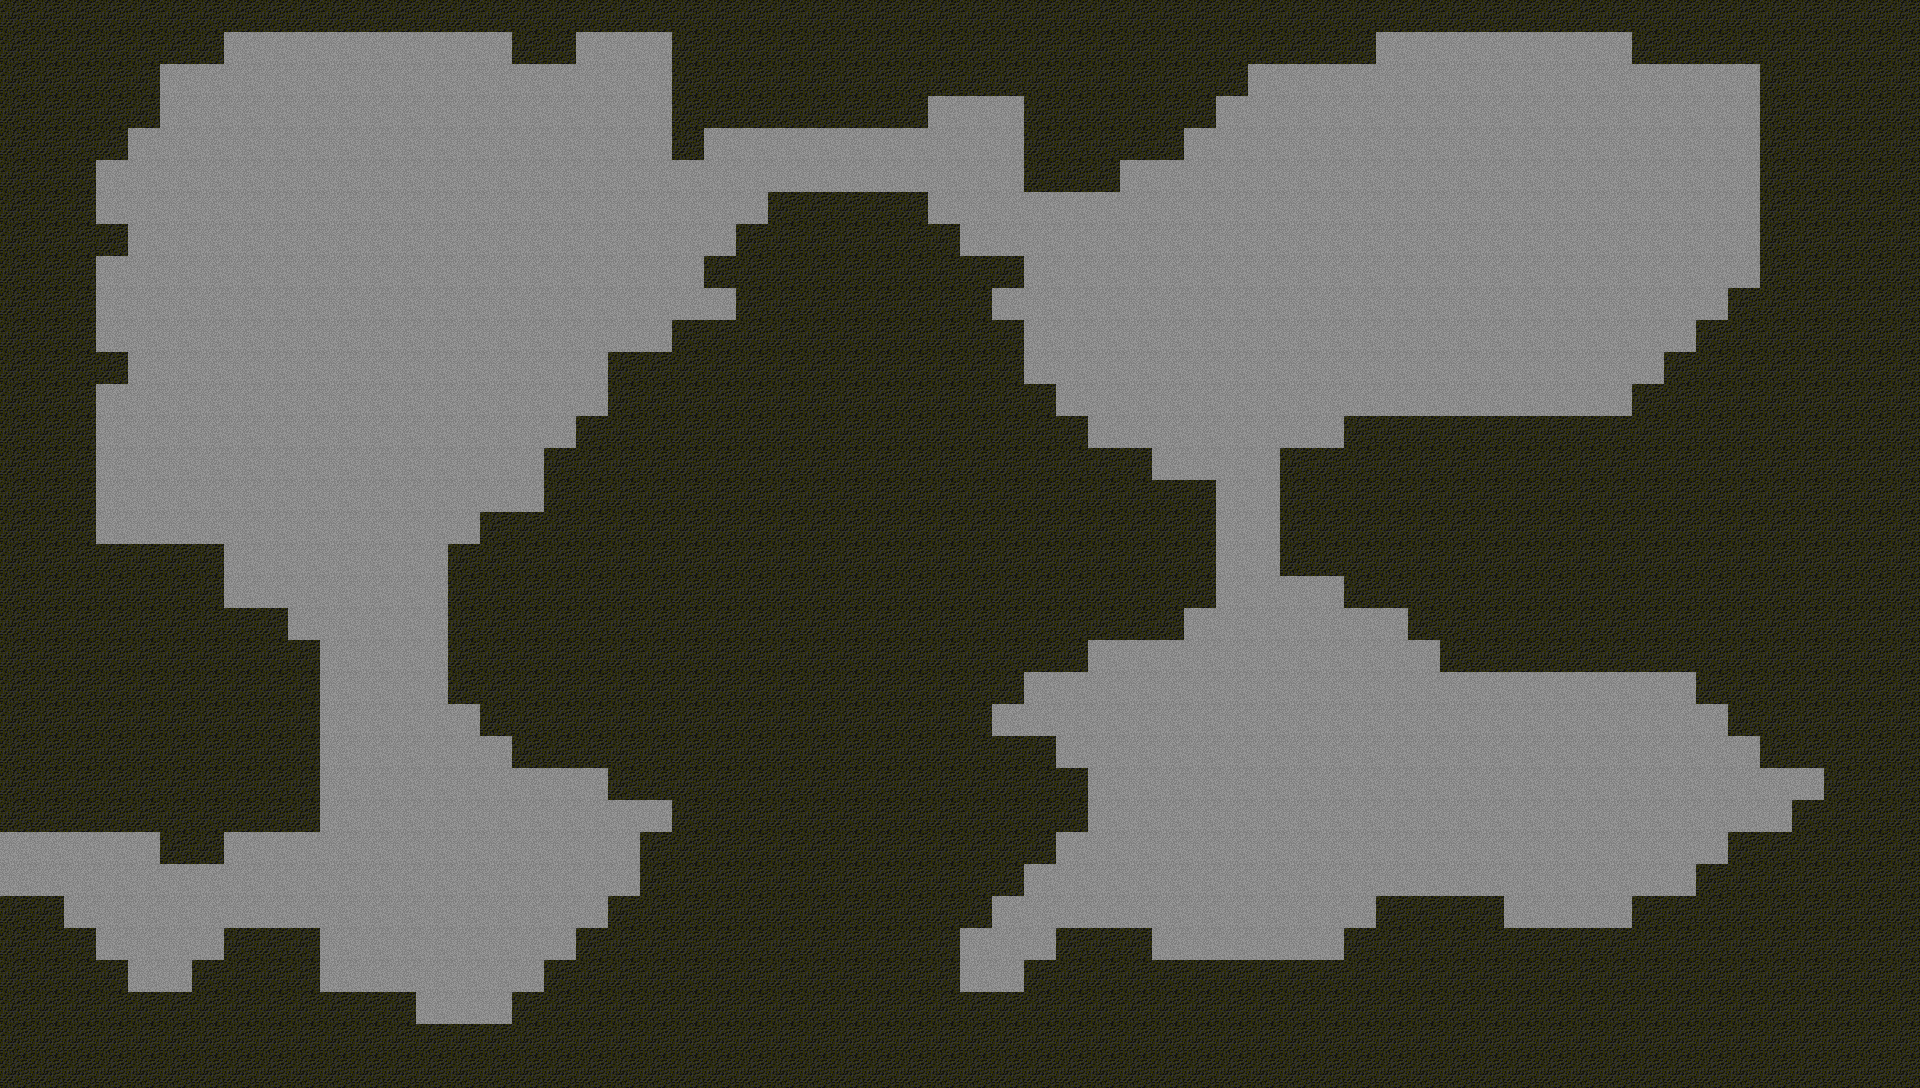

A 2D game scene composited from a Tiled map and its tileset images. What follows is a short description and the map's XML, with each tile layer's data collapsed to a summary:
An orthogonal 60x34 tile map with 32x32 px tiles, 2 tile layers (Base, Decorations), 7 tilesets and 14 objects (14x Enemy).

<map version="1.0" orientation="orthogonal" width="60" height="34" tilewidth="32" tileheight="32">
 <tileset firstgid="1" source="../tilesets/Dungeon 1.tsx" />
 <tileset firstgid="91" source="../tilesets/Dungeon 2.tsx" />
 <tileset firstgid="235" source="../tilesets/Dungeon 3.tsx" />
 <tileset firstgid="352" source="../tilesets/Dungeon 4.tsx" />
 <tileset firstgid="523" source="../tilesets/Overworld 1.tsx" />
 <tileset firstgid="651" source="../tilesets/Overworld 2.tsx" />
 <tileset firstgid="787" source="../tilesets/Overworld 3.tsx" />
 <layer name="Base" width="60" height="34">
  <data>[2040 cells, 2040 non-empty, 1 distinct tile ids]</data>
 </layer>
 <layer name="Decorations" width="60" height="34">
  <data>[2040 cells, 1162 non-empty, 1 distinct tile ids]</data>
 </layer>
 <objectgroup name="Objects" width="60" height="34">
  <object name="Zombie" type="Enemy" x="291" y="355" width="32" height="32" />
  <object name="Zombie" type="Enemy" x="511" y="172" width="32" height="32" />
  <object name="Zombie" type="Enemy" x="1286" y="232" width="32" height="32" />
  <object name="Zombie" type="Enemy" x="1575" y="156" width="32" height="32" />
  <object name="Zombie" type="Enemy" x="1238" y="768" width="32" height="32" />
  <object name="Zombie" type="Enemy" x="1565" y="801" width="32" height="32" />
  <object name="Zombie" type="Enemy" x="472" y="860" width="32" height="32" />
  <object name="Bat" type="Enemy" x="280" y="180" width="32" height="32" />
  <object name="Bat" type="Enemy" x="1193" y="312" width="32" height="32" />
  <object name="Bat" type="Enemy" x="1445" y="138" width="32" height="32" />
  <object name="Bat" type="Enemy" x="1533" y="297" width="32" height="32" />
  <object name="Bat" type="Enemy" x="1335" y="664" width="32" height="32" />
  <object name="Bat" type="Enemy" x="1386" y="817" width="32" height="32" />
  <object name="Bat" type="Enemy" x="1533" y="719" width="32" height="32" />
 </objectgroup>
</map>
